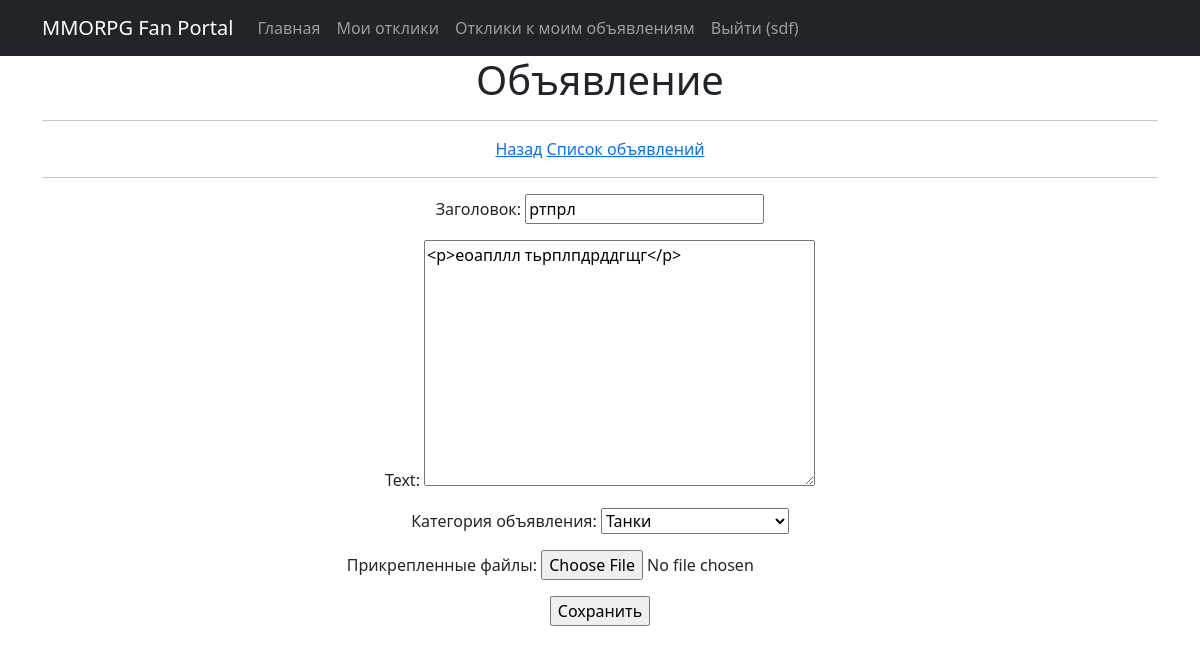
The app's page /4/edit/ (signed in) with its own data.
### mmorpg/models.py (models this page shows, shortened)
class Ads(models.Model):
    CATEGORIES = [
        ('tanks', 'Танки'),
        ('heals', 'Хилы'),
        ('dd', 'ДД'),
        ('tradespeople', 'Торговцы'),
        ('guildmasters', 'Гилдмастеры'),
        ('questgivers', 'Квестгиверы'),
        ('blacksmiths', 'Кузнецы'),
        ('tanners', 'Кожевники'),
        ('potionmakers', 'Зельевары'),
        ('spellmasters', 'Мастера заклинаний'),
    ]
    author = models.ForeignKey(User, on_delete=models.CASCADE, verbose_name="Автор")
    title = models.CharField("Заголовок", max_length=128)
    text = RichTextUploadingField("Текст")
    category = models.CharField("Категория объявления",
                                max_length=12,
                                choices=CATEGORIES,
                                default='tanks')
    media = models.FileField("Прикрепленные файлы", upload_to='uploads/', blank=True)
    date = models.DateTimeField("Дата объявления", auto_now_add=True)

### mmorpg/views.py (the view)
# urls.py: path('<int:pk>/edit/', AdsEdit.as_view(), name='ads_edit'),
class AdsEdit(LoginRequiredMixin, UpdateView):
    form_class = AdsForm
    model = Ads
    template_name = 'AdsEdit.html'
    context_object_name = 'ads'

### mmorpg/forms.py (shortened to what this page needs)
class AdsForm(forms.ModelForm):
    class Meta:
        model = Ads
        fields = ['title', 'text', 'category', 'media']

### templates/AdsEdit.html (shortened to what this page needs)
{% extends 'flatpages/default.html' %}
{% block content %}
{% if request.user == ads.author or request.resolver_match.url_name == 'ads_create' %}
    <h1>Объявление</h1>
    <hr>
    {% if ads.pk is not None %}
    <a href="{% url 'ads_detail' ads.pk %}">Назад</a>
    {% endif %}
    <a href="{% url 'ads_list' %}">Список объявлений</a>
    <hr>
    <form action="" method="post">
        {{ form.as_p }}
        <input type="submit" value="Сохранить" />
    </form>
{% else %}
    <h4>Кажется, у Вас нет доступа к редактированию данного объявления...</h4>
{% endif %}
{% endblock content %}

### templates/flatpages/default.html (shortened to what this page needs)
<!DOCTYPE html>
<html lang="en">
    <head>
        {% load static %}
        <link href="{% static 'css/styles.css' %}" rel="stylesheet" />
    </head>
    <body>
        <nav class="navbar navbar-expand-lg navbar-dark bg-dark static-top">
           <div class="container">
               <a class="navbar-brand" href="#">MMORPG Fan Portal</a>
               <div class="collapse navbar-collapse" id="navbarResponsive">
                   <ul class="navbar-nav ml-auto">
                       <li class="nav-item">
                           <a class="nav-link" href="/">Главная</a>
                       </li>
                       {% if request.user.is_authenticated %}
                       <li class="nav-item">
                           <a class="nav-link" href="{% url 'myresponse_list' %}">Мои отклики</a>
                       </li>
                       <li class="nav-item">
                           <a class="nav-link" href="{% url 'adsresponse_list' %}">Отклики к моим объявлениям</a>
                       </li>
                       {% endif %}
                       {% if not request.user.is_authenticated %}
                           <li class="nav-item">
                               <a class="nav-link" href="/accounts/login/">Войти</a>
                           </li>
                       {% else %}
                           <li class="nav-item">
                               <a class="nav-link" href="/accounts/logout/">Выйти ({{ request.user }})</a>
                           </li>
                       {% endif %}
                   </ul>
               </div>
           </div>
        </nav>
        <div class="container">
           <div class="row">
               <div class="col-lg-12 text-center">
                   {% block content %}{% endblock content %}
               </div>
           </div>
        </div>
    </body>
</html>

### records on screen
Ads: title "ртпрл", text "<p>еоапллл тьрплпдрддгщг</p>", category "Танки"

### other values on screen
{{ request.user }} "sdf"
